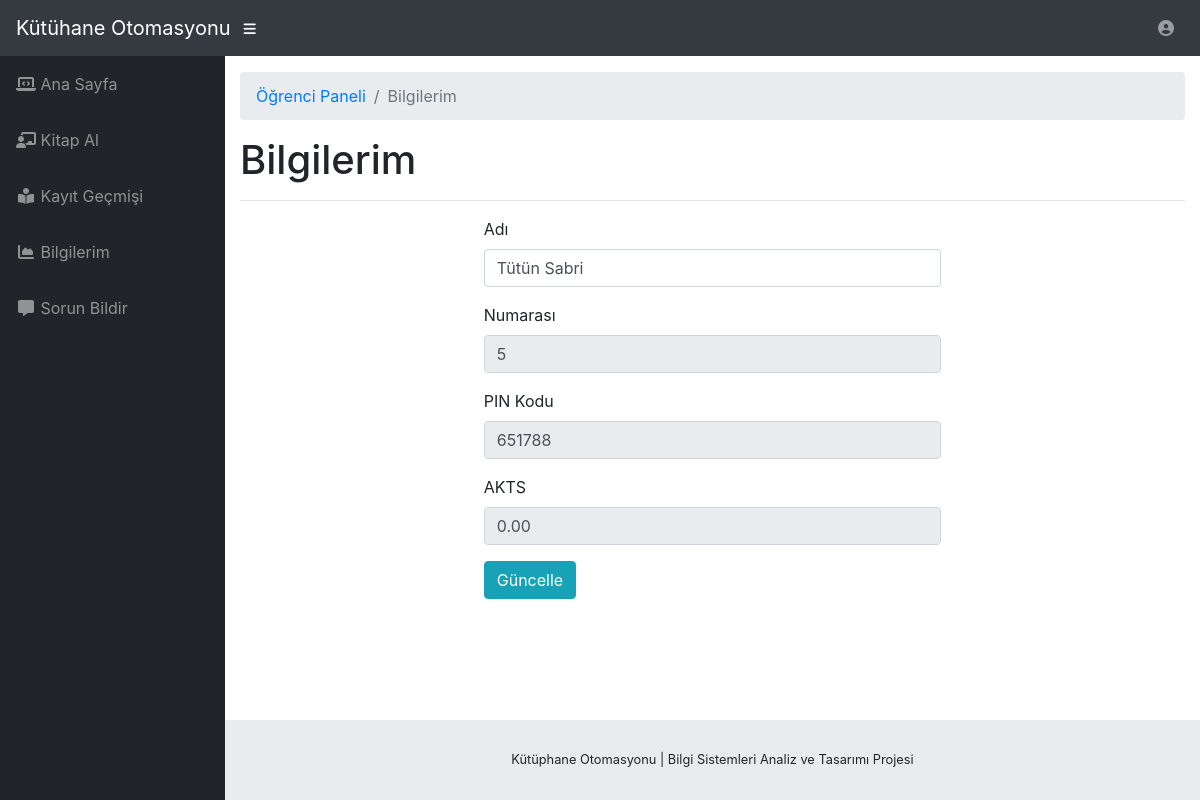
The page /bilgiler.php (signed in) on the database its author committed.
### tables this page shows
CREATE TABLE `ogrenciler` (
  `ogrenciNo` varchar(255) NOT NULL,
  `parola` varchar(255) NOT NULL,
  `ogrenciAdi` varchar(255) NOT NULL,
  `pinKodu` varchar(255) NOT NULL,
  `akts` decimal(10,2) NOT NULL,
  `olusturmaTarihi` timestamp NOT NULL DEFAULT CURRENT_TIMESTAMP,
  `guncellemeTarihi` varchar(255) NOT NULL
);

### bilgiler.php (the view, shortened to what this page needs)
<?php
include('gereksinim/baglanti.php');
if(strlen($_SESSION['login'])==0)
    {
header('location:index.php');
}
else{
?>
<!DOCTYPE html>
<html lang="en">
  <head>
    <link href="../vendor/bootstrap/css/bootstrap.min.css" rel="stylesheet">
    <link href="../vendor/fontawesome-free/css/all.min.css" rel="stylesheet" type="text/css">
    <link href="../vendor/datatables/dataTables.bootstrap4.css" rel="stylesheet">
    <link href="css/sb-admin.css" rel="stylesheet">
  </head>
  <body id="page-top">
    <nav class="navbar navbar-expand navbar-dark bg-dark static-top">
      <a class="navbar-brand mr-1" href="anasayfa.php">Kütühane Otomasyonu</a>
      <button class="btn btn-link btn-sm text-white order-1 order-sm-0" id="sidebarToggle" href="#">
        <i class="fas fa-bars"></i>
      </button>
      <?php include('gereksinim/ustcubuk.php');?>
    </nav>
    <div id="wrapper">
      <?php include('gereksinim/kenarcubuk.php');?>
      <div id="content-wrapper">
        <div class="container-fluid">
          <ol class="breadcrumb">
            <li class="breadcrumb-item">
              <a href="index.html">Öğrenci Paneli</a>
            </li>
            <li class="breadcrumb-item active">Bilgilerim</li>
          </ol>
          <h1>Bilgilerim</h1>
          <hr>
          <div class="row" >
                  <div class="col-md-3"></div>
                    <div class="col-md-6">
                        <div class="panel panel-default">
<?php $sql=mysqli_query($con,"select * from ogrenciler where ogrenciNo='".$_SESSION['login']."'");
while($row=mysqli_fetch_array($sql))
{ ?>
                        <div class="panel-body">
                       <form name="dept" method="post" enctype="multipart/form-data">
   <div class="form-group">
    <label for="ogrenciadi">Adı</label>
    <input type="text" class="form-control" id="ogrenciadi" name="ogrenciadi" value="<?php echo htmlentities($row['ogrenciAdi']);?>"  />
  </div>
 <div class="form-group">
    <label for="ogrencinumarasi">Numarası</label>
    <input type="text" class="form-control" id="ogrencinumarasi" name="ogrencinumarasi" value="<?php echo htmlentities($row['ogrenciNo']);?>"  placeholder="Student Reg no" readonly />
  </div>
<div class="form-group">
    <label for="Pincode">PIN Kodu</label>
    <input type="text" class="form-control" id="Pincode" name="Pincode" readonly value="<?php echo htmlentities($row['pinKodu']);?>" required />
  </div>
<div class="form-group">
    <label for="AKTS">AKTS</label>
    <input type="text" class="form-control" id="akts" name="akts" readonly value="<?php echo htmlentities($row['akts']);?>" required />
  </div>
  <?php } ?>
 <button type="submit" name="submit" id="submit" class="btn btn-info">Güncelle</button>
</form>
                            </div>
                            </div>
                    </div>
                </div>
        </div>
        <?php include('gereksinim/altyazi.php');?>
      </div>
    </div>
  </body>
</html>
<?php } ?>

### css/sb-admin.css (style rules this page uses)
html { position: relative; min-height: 100%; }
body { height: 100%; }
#wrapper { display: -webkit-box; display: -ms-flexbox; display: flex; }
#wrapper #content-wrapper { overflow-x: hidden; width: 100%; padding-top: 1rem; padding-bottom: 80px; }
:root { --input-padding-x: 0.75rem; --input-padding-y: 0.75rem; }

### rows shown on the page
ogrenciler: ogrenciadi "Tütün Sabri", ogrencinumarasi "5", Pincode "651788", akts "0.00"
